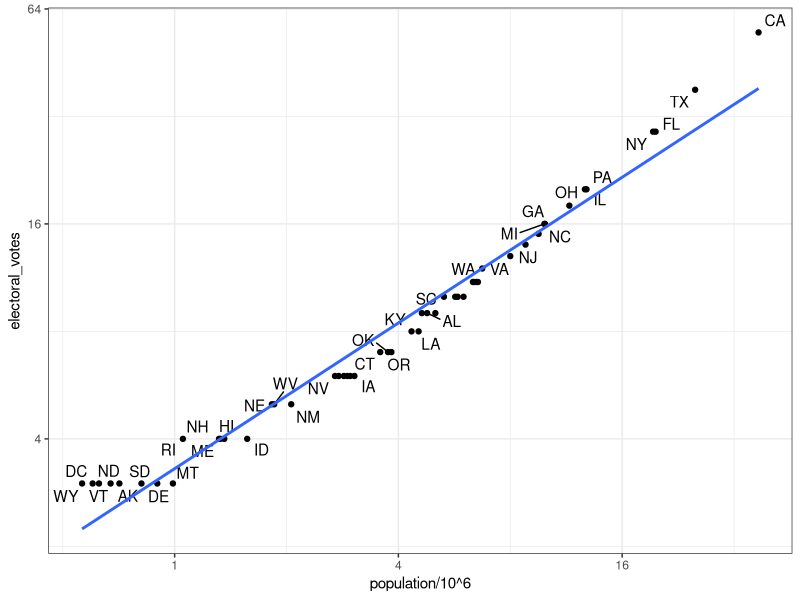

Reproduce this figure in R.
# import US murders data
library(tidyverse)
library(ggrepel)
library(dslabs)
ds_theme_set()
data(murders)
head(murders)

# import US election results data
data(polls_us_election_2016)
head(results_us_election_2016)
identical(results_us_election_2016$state, murders$state)

# join the murders table and US election results table
tab <- left_join(murders, results_us_election_2016, by = "state")
head(tab)

# plot electoral votes versus population
tab %>% ggplot(aes(population/10^6, electoral_votes, label = abb)) +
    geom_point() +
    geom_text_repel() + 
    scale_x_continuous(trans = "log2") +
    scale_y_continuous(trans = "log2") +
    geom_smooth(method = "lm", se = FALSE)

# make two smaller tables to demonstrate joins
tab1 <- slice(murders, 1:6) %>% select(state, population)
tab1
tab2 <- slice(results_us_election_2016, c(1:3, 5, 7:8)) %>% select(state, electoral_votes)
tab2

# experiment with different joins
left_join(tab1, tab2)
tab1 %>% left_join(tab2)
tab1 %>% right_join(tab2)
inner_join(tab1, tab2)

semi_join(tab1, tab2)
anti_join(tab1, tab2)


bind_cols(a = 1:3,  b = 4:6)
tab1 <- tab[,1:3]
tab2 <- tab[, 4:6]
tab3 <- tab[, 7:9]
new_tab <- bind_cols(tab1, tab2, tab3)
head(new_tab)

tab1<- tab[1:2,]
tab2 <- tab[3:4,]
bind_rows(tab1, tab2)

#intersect vectors or data frames
intersect(1:10, 6:15)
intersect(c("a", "b", "c"), c("b", "c","d"))
tab1 <- tab[1:5, ]
tab2 <- tab[3:7,]
intersect(tab1, tab2)

#perform a union of vetors or data frames
union(1:10, 6:15)
union(c("a", "b", "c"), c("b", "c","d"))
tab1<-tab[1:5,]
tab2 <- tab[3:7,]
union (tab1, tab2)

#set difference of vectors or data frames
setdiff(1:10, 6:15)
setdiff(6:15, 1:10)
tab1 <- tab[1:5,]
tab2 <- tab[3:7,]
union(tab1, tab2)

# setequal determines whether sets have the same elements, regardless of order
setequal(1:5, 1:6)
setequal(1:5, 5:1)
setequal(tab1, tab2)
